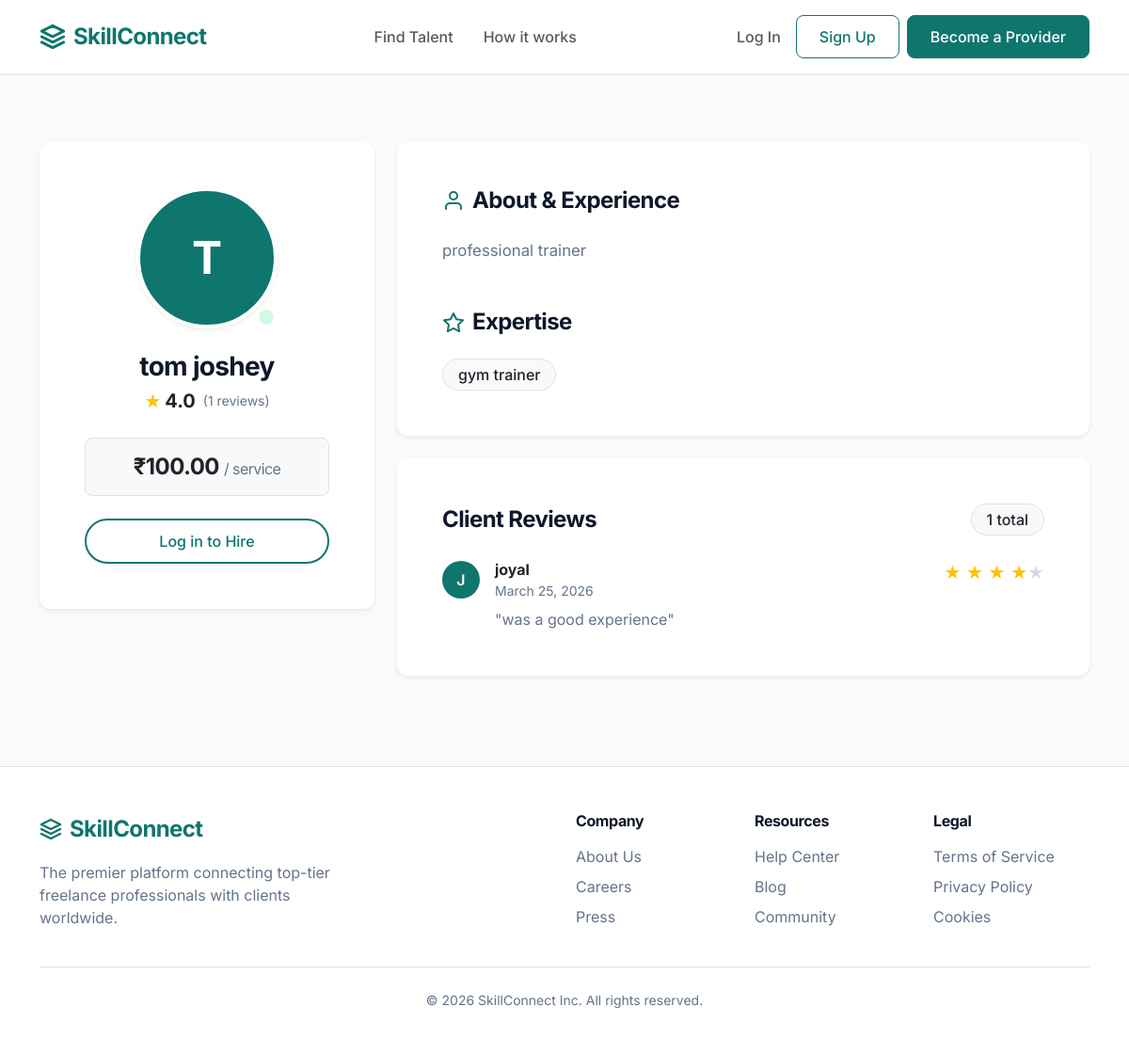
/provider/1/, run on the app's committed database.
### core/models.py (models this page shows, shortened)
class ProviderProfile(models.fields.Field):
    pass # Replaced below

class User(AbstractUser):
    is_provider = models.BooleanField(default=False)
    is_customer = models.BooleanField(default=False)

class Skill(models.Model):
    provider = models.ForeignKey(ProviderProfile, on_delete=models.CASCADE, related_name='skills')
    name = models.CharField(max_length=100)

class Review(models.Model):
    user = models.ForeignKey(User, on_delete=models.CASCADE, related_name='reviews_given')
    provider = models.ForeignKey(ProviderProfile, on_delete=models.CASCADE, related_name='reviews_received')
    rating = models.IntegerField(choices=[(i, str(i)) for i in range(1, 6)])
    comment = models.TextField()
    created_at = models.DateTimeField(auto_now_add=True)

### core/views.py (the view)
# urls.py: path('provider/<int:provider_id>/', views.provider_profile, name='provider_profile'),
def provider_profile(request, provider_id):
    provider = get_object_or_404(ProviderProfile, id=provider_id, status='Approved')
    reviews = provider.reviews_received.all().order_by('-created_at')
    avg_rating = 0
    if reviews.exists():
        avg_rating = sum(r.rating for r in reviews) / reviews.count()
    return render(request, 'core/profile.html', {
        'provider': provider,
        'reviews': reviews,
        'avg_rating': round(avg_rating, 1)
    })

### templates/core/profile.html (shortened to what this page needs)
{% extends 'base.html' %}
{% block content %}
<div class="row pt-4 mb-5">
    <div class="col-lg-4 mb-4 mb-lg-0">
        <div class="card p-5 text-center border-0 shadow-sm position-sticky" style="top: 100px;">
            <div class="position-relative d-inline-block mx-auto mb-4">
                {% if provider.profile_photo %}
                    <img src="{{ provider.profile_photo.url }}" alt="Profile" class="profile-img shadow-sm" style="width: 150px; height: 150px; border-width: 4px;">
                {% else %}
                    <div class="profile-img bg-primary text-white d-flex align-items-center justify-content-center shadow-sm" style="width: 150px; height: 150px; border-width: 4px; font-size: 3rem; font-weight: 700;">
                        {{ provider.user.username|make_list|first|upper }}
                    </div>
                {% endif %}
                <span class="position-absolute bottom-0 end-0 bg-success border border-white rounded-circle" style="width: 24px; height: 24px; border-width: 4px !important;" title="Online"></span>
            </div>
            <h3 class="fw-bold mb-1">
                {% if provider.user.first_name %}
                    {{ provider.user.first_name }} {{ provider.user.last_name }}
                {% else %}
                    {{ provider.user.username }}
                {% endif %}
            </h3>
            <div class="d-flex justify-content-center align-items-center mb-4 text-warning">
                <span class="fs-5 me-1">★</span>
                <span class="fw-bold text-dark fs-5">{% if avg_rating %}{{ avg_rating }}{% else %}5.0{% endif %}</span>
                <span class="text-muted ms-2 small">({{ reviews.count }} reviews)</span>
            </div>
            <div class="bg-light rounded-3 p-3 mb-4 border">
                <h4 class="text-dark fw-bold mb-0">
                    ₹{{ provider.price_per_service }} <span class="text-muted fs-6 fw-normal">/ service</span>
                </h4>
            </div>
            {% if user.is_authenticated and user.is_customer %}
                <a href="{% url 'book_provider' provider.id %}" class="btn btn-primary btn-lg custom-btn w-100 shadow-sm rounded-pill fw-bold">Hire {% if provider.user.first_name %}{{ provider.user.first_name }}{% else %}{{ provider.user.username }}{% endif %}</a>
            {% elif user.is_authenticated and user.is_provider %}
                <button class="btn btn-light w-100 rounded-pill fw-medium border" disabled>Providers cannot hire</button>
            {% else %}
                <a href="{% url 'login' %}" class="btn btn-outline-primary w-100 custom-btn rounded-pill border-2 fw-medium">Log in to Hire</a>
            {% endif %}
        </div>
    </div>
    <div class="col-lg-8">
        <div class="card p-5 mb-4 border-0 shadow-sm">
            <h4 class="fw-bold mb-4 d-flex align-items-center gap-2">
                <svg width="24" height="24" viewBox="0 0 24 24" fill="none" stroke="currentColor" stroke-width="2" stroke-linecap="round" stroke-linejoin="round" class="text-primary"><path d="M20 21v-2a4 4 0 0 0-4-4H8a4 4 0 0 0-4 4v2"></path><circle cx="12" cy="7" r="4"></circle></svg>
                About & Experience
            </h4>
            <p class="text-muted mb-5" style="white-space: pre-line; font-size: 1.05rem; line-height: 1.7;">{{ provider.experience }}</p>
            <h4 class="fw-bold mb-4 d-flex align-items-center gap-2">
                <svg width="24" height="24" viewBox="0 0 24 24" fill="none" stroke="currentColor" stroke-width="2" stroke-linecap="round" stroke-linejoin="round" class="text-primary"><path d="M12 2l3.09 6.26L22 9.27l-5 4.87 1.18 6.88L12 17.77l-6.18 3.25L7 14.14 2 9.27l6.91-1.01L12 2z"></path></svg>
                Expertise
            </h4>
            <div class="d-flex flex-wrap gap-2">
                {% for skill in provider.skills.all %}
                    <span class="badge bg-light text-dark border px-3 py-2 fs-6 fw-medium">{{ skill.name }}</span>
                {% endfor %}
            </div>
        </div>
        <div class="card p-5 border-0 shadow-sm">
            <div class="d-flex justify-content-between align-items-center mb-4">
                <h4 class="fw-bold mb-0">Client Reviews</h4>
                <div class="badge bg-light text-dark border px-3 py-2 fs-6">{{ reviews.count }} total</div>
            </div>
            {% if reviews %}
                <div class="d-flex flex-column gap-4">
                    {% for review in reviews %}
                        <div class="{% if not forloop.last %}border-bottom pb-4{% endif %}">
                            <div class="d-flex justify-content-between align-items-start mb-2">
                                <div class="d-flex align-items-center gap-3">
                                    <div class="bg-primary text-white rounded-circle d-flex align-items-center justify-content-center" style="width: 40px; height: 40px; font-weight: 600;">
                                        {% if review.user.first_name %}
                                            {{ review.user.first_name|make_list|first|upper }}
                                        {% else %}
                                            {{ review.user.username|make_list|first|upper }}
                                        {% endif %}
                                    </div>
                                    <div>
                                        <div class="fw-bold">
                                            {% if review.user.first_name %}
                                                {{ review.user.first_name }} {{ review.user.last_name }}
                                            {% else %}
                                                {{ review.user.username }}
                                            {% endif %}
                                        </div>
                                        <div class="text-muted small">{{ review.created_at|date:"F j, Y" }}</div>
                                    </div>
                                </div>
                                <div class="d-flex text-warning fs-5">
                                    {% for i in "12345" %}
                                        {% if forloop.counter <= review.rating %}★{% else %}<span class="text-muted opacity-25">★</span>{% endif %}
                                    {% endfor %}
                                </div>
                            </div>
                            <p class="text-muted mb-0 mt-2 ps-5" style="margin-left: 8px;">"{{ review.comment }}"</p>
                        </div>
                    {% endfor %}
                </div>
            {% endif %}
        </div>
    </div>
</div>
{% endblock %}

### static/css/style.css (style rules this page uses)
:root { --primary-color: #0F766E; --bs-primary: #0F766E; --bs-primary-rgb: 15, 118, 110; --primary-hover: #115E59; --bg-color: #F8FAFC; --text-color: #0F172A; --text-muted: #64748B; --card-bg: #FFFFFF; --border-color: #E2E8F0; --shadow-sm: 0 1px 2px 0 rgba(0, 0, 0, 0.05); --shadow-md: 0 4px 6px -1px rgba(0, 0, 0, 0.1), 0 2px 4px -1px rgba(0, 0, 0, 0.06); --shadow-lg: 0 10px 15px -3px rgba(0, 0, 0, 0.1), 0 4px 6px -2px rgba(0, 0, 0, 0.05); --radius-md: 0.5rem; --radius-lg: 0.75rem; --radius-xl: 1rem; }
body { font-family: 'Inter', sans-serif; background-color: var(--bg-color); color: var(--text-color); line-height: 1.5; }
.card { background-color: var(--card-bg); border: 1px solid var(--border-color); border-radius: var(--radius-lg); box-shadow: var(--shadow-sm); transition: transform 0.2s ease, box-shadow 0.2s ease; overflow: hidden; }
.btn { border-radius: var(--radius-md); padding: 0.5rem 1rem; font-weight: 500; transition: all 0.2s ease; }
.btn-outline-primary { color: var(--primary-color); border-color: var(--primary-color); }
.custom-btn { padding: 0.6rem 1.5rem; }
h1, h2, h3, h4, h5, h6 { color: var(--text-color); font-weight: 600; letter-spacing: -0.025em; }
.text-muted { color: var(--text-muted) !important; }
.profile-img { width: 120px; height: 120px; object-fit: cover; border-radius: 50%; border: 4px solid var(--card-bg); box-shadow: var(--shadow-md); }
.badge { padding: 0.4em 0.8em; border-radius: 9999px; font-weight: 500; }
.bg-success { background-color: #D1FAE5 !important; color: #065F46 !important; }

### data on the page
ProviderProfile: user.username|make_list "T", user.first_name "tom", user.last_name "joshey", price_per_service "100.00", experience "professional trainer"
Skill: name "gym trainer"
Review: user.username|make_list "J", user.username "joyal", created_at "March 25, 2026", rating 4 (drawn), comment "was a good experience"

### other printed values
{{ avg_rating }} "4.0"
{{ reviews.count }} "1"
